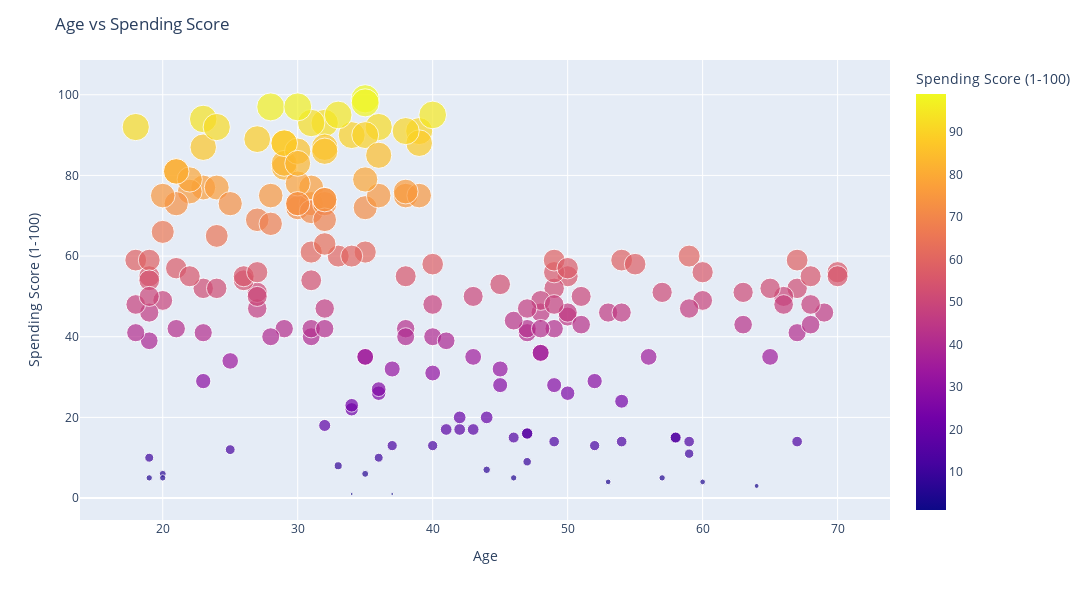

The code cell stored with this chart in its notebook:
### Markdown cell above
### Scatter plot of Age vs. Spending Score:

- This plot illustrates the relationship between customers' age and their spending score. Each point on the plot represents a customer, with the horizontal position (x-axis) indicating their age and the vertical position (y-axis) indicating their spending score. The dispersion of points on the plot reveals how spending scores are distributed across different age groups, providing insights into how spending behavior varies with customers' age.

### Code cell
fig = px.scatter(df, x="Age", 
                 y="Spending Score (1-100)",
                 size="Spending Score (1-100)",
                 color="Spending Score (1-100)",
                 height=600, 
                 width=1100
                )
fig.update_layout(title_text="Age vs Spending Score")

### Figure 1 — Plotly figure (JSON) as saved in the notebook; plotly's stock layout.template omitted (floating-point values rounded to 4 significant figures; data arrays with more than 128 entries replaced by an {"elided": "..."} marker saying what was removed)
{"data": [{"hovertemplate": "Age=%{x}<br>Spending Score (1-100)=%{marker.color}<extra></extra>", "legendgroup": "", "marker": {"color": {"elided": "200 int values"}, "coloraxis": "coloraxis", "size": {"elided": "200 int values"}, "sizemode": "area", "sizeref": 0.2475, "symbol": "circle"}, "mode": "markers", "name": "", "orientation": "v", "showlegend": false, "type": "scatter", "x": {"elided": "200 int values"}, "xaxis": "x", "y": {"elided": "200 int values"}, "yaxis": "y"}], "layout": {"coloraxis": {"colorbar": {"title": {"text": "Spending Score (1-100)"}}, "colorscale": [[0, "#0d0887"], [0.1111, "#46039f"], [0.2222, "#7201a8"], [0.3333, "#9c179e"], [0.4444, "#bd3786"], [0.5556, "#d8576b"], [0.6667, "#ed7953"], [0.7778, "#fb9f3a"], [0.8889, "#fdca26"], [1, "#f0f921"]]}, "height": 600, "legend": {"itemsizing": "constant", "tracegroupgap": 0}, "margin": {"t": 60}, "title": {"text": "Age vs Spending Score"}, "width": 1100, "xaxis": {"anchor": "y", "autorange": true, "domain": [0, 1], "range": [13.89, 73.87], "title": {"text": "Age"}, "type": "linear"}, "yaxis": {"anchor": "x", "autorange": true, "domain": [0, 1], "range": [-5.448, 108.6], "title": {"text": "Spending Score (1-100)"}, "type": "linear"}}}
